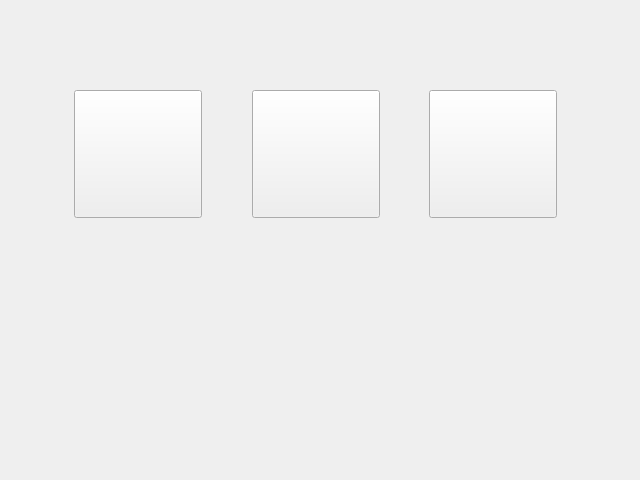
<?xml version="1.0" encoding="UTF-8"?>
<ui version="4.0">
 <class>MainWindow</class>
 <widget class="QMainWindow" name="MainWindow">
  <property name="geometry">
   <rect>
    <x>0</x>
    <y>0</y>
    <width>640</width>
    <height>480</height>
   </rect>
  </property>
  <property name="sizePolicy">
   <sizepolicy hsizetype="Fixed" vsizetype="Fixed">
    <horstretch>0</horstretch>
    <verstretch>0</verstretch>
   </sizepolicy>
  </property>
  <property name="minimumSize">
   <size>
    <width>640</width>
    <height>480</height>
   </size>
  </property>
  <property name="maximumSize">
   <size>
    <width>640</width>
    <height>480</height>
   </size>
  </property>
  <property name="windowTitle">
   <string>RockPaperScissors - pythonexplainedto.me</string>
  </property>
  <widget class="QWidget" name="centralwidget">
   <widget class="QWidget" name="verticalLayoutWidget">
    <property name="geometry">
     <rect>
      <x>30</x>
      <y>90</y>
      <width>571</width>
      <height>331</height>
     </rect>
    </property>
    <layout class="QVBoxLayout" name="verticalLayout">
     <item>
      <layout class="QHBoxLayout" name="horizontalLayout">
       <item>
        <spacer name="horizontalSpacer">
         <property name="orientation">
          <enum>Qt::Horizontal</enum>
         </property>
         <property name="sizeHint" stdset="0">
          <size>
           <width>40</width>
           <height>20</height>
          </size>
         </property>
        </spacer>
       </item>
       <item>
        <widget class="QPushButton" name="choice1">
         <property name="minimumSize">
          <size>
           <width>128</width>
           <height>128</height>
          </size>
         </property>
         <property name="text">
          <string/>
         </property>
        </widget>
       </item>
       <item>
        <spacer name="horizontalSpacer_2">
         <property name="orientation">
          <enum>Qt::Horizontal</enum>
         </property>
         <property name="sizeHint" stdset="0">
          <size>
           <width>40</width>
           <height>20</height>
          </size>
         </property>
        </spacer>
       </item>
       <item>
        <widget class="QPushButton" name="choice2">
         <property name="minimumSize">
          <size>
           <width>128</width>
           <height>128</height>
          </size>
         </property>
         <property name="text">
          <string/>
         </property>
        </widget>
       </item>
       <item>
        <spacer name="horizontalSpacer_3">
         <property name="orientation">
          <enum>Qt::Horizontal</enum>
         </property>
         <property name="sizeHint" stdset="0">
          <size>
           <width>40</width>
           <height>20</height>
          </size>
         </property>
        </spacer>
       </item>
       <item>
        <widget class="QPushButton" name="choice3">
         <property name="minimumSize">
          <size>
           <width>128</width>
           <height>128</height>
          </size>
         </property>
         <property name="text">
          <string/>
         </property>
        </widget>
       </item>
       <item>
        <spacer name="horizontalSpacer_4">
         <property name="orientation">
          <enum>Qt::Horizontal</enum>
         </property>
         <property name="sizeHint" stdset="0">
          <size>
           <width>40</width>
           <height>20</height>
          </size>
         </property>
        </spacer>
       </item>
      </layout>
     </item>
     <item>
      <layout class="QHBoxLayout" name="horizontalLayout_2">
       <item>
        <spacer name="horizontalSpacer_5">
         <property name="orientation">
          <enum>Qt::Horizontal</enum>
         </property>
         <property name="sizeHint" stdset="0">
          <size>
           <width>40</width>
           <height>20</height>
          </size>
         </property>
        </spacer>
       </item>
       <item>
        <widget class="QLabel" name="resultImg">
         <property name="minimumSize">
          <size>
           <width>128</width>
           <height>128</height>
          </size>
         </property>
         <property name="text">
          <string/>
         </property>
        </widget>
       </item>
       <item>
        <spacer name="horizontalSpacer_6">
         <property name="orientation">
          <enum>Qt::Horizontal</enum>
         </property>
         <property name="sizeHint" stdset="0">
          <size>
           <width>40</width>
           <height>20</height>
          </size>
         </property>
        </spacer>
       </item>
      </layout>
     </item>
     <item>
      <widget class="QLabel" name="resultText">
       <property name="text">
        <string/>
       </property>
      </widget>
     </item>
    </layout>
   </widget>
   <widget class="QLabel" name="bg">
    <property name="geometry">
     <rect>
      <x>0</x>
      <y>0</y>
      <width>640</width>
      <height>480</height>
     </rect>
    </property>
   </widget>
   <zorder>bg</zorder>
   <zorder>verticalLayoutWidget</zorder>
  </widget>
  <widget class="QStatusBar" name="statusbar">
   <property name="sizeGripEnabled">
    <bool>false</bool>
   </property>
  </widget>
 </widget>
 <resources/>
 <connections/>
</ui>
